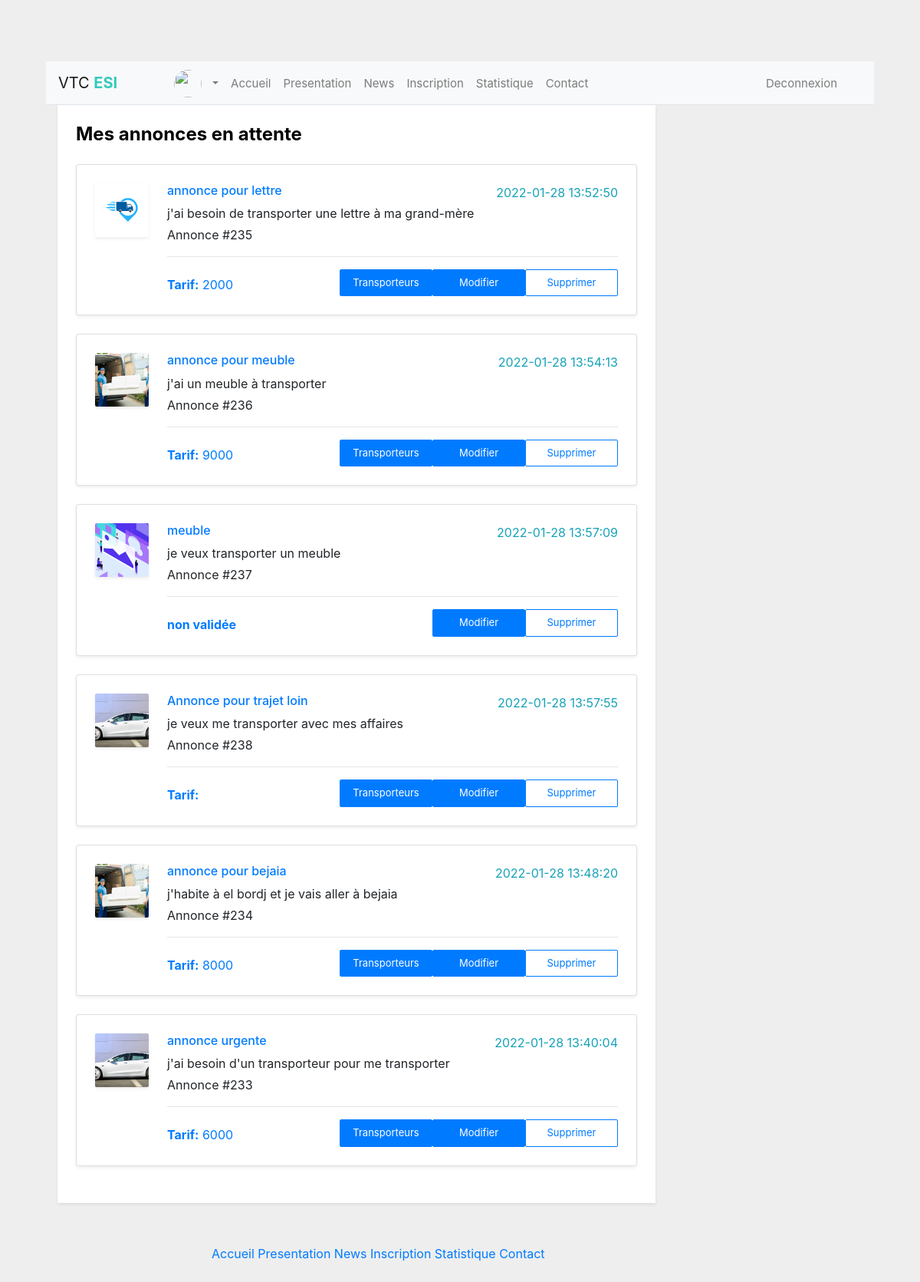
Page /profilsController/showAnnoncesProfil (signed in) on the committed database.
### tables this page shows
CREATE TABLE IF NOT EXISTS `annonce` (
  `id_annonce` int(11) NOT NULL AUTO_INCREMENT,
  `titre` varchar(255) NOT NULL,
  `description` varchar(1000) NOT NULL,
  `wilaya_depart` varchar(255) NOT NULL,
  `wilaya_arrive` varchar(255) NOT NULL,
  `type_transport` varchar(255) NOT NULL,
  `tarif` int(11) DEFAULT NULL,
  `moyen_transport` varchar(255) NOT NULL,
  `id_client` int(11) DEFAULT NULL,
  `id_transport` int(11) DEFAULT NULL,
  `etat` varchar(255) DEFAULT 'non',
  `img` varchar(100) NOT NULL,
  `fourchette_poids` varchar(100) NOT NULL,
  `fourchette_volume` varchar(255) NOT NULL,
  `date` varchar(255) NOT NULL,
  `transaction` tinyint(1) NOT NULL DEFAULT '0',
  `type` varchar(20) NOT NULL DEFAULT 'garantie',
  `top` tinyint(1) NOT NULL DEFAULT '0',
  `termine` varchar(255) NOT NULL DEFAULT 'en cours',
  `archive` tinyint(1) NOT NULL DEFAULT '0',
  `note` int(11) NOT NULL DEFAULT '100',
  `supp` tinyint(1) NOT NULL DEFAULT '0',
  PRIMARY KEY (`id_annonce`),
  KEY `id_transport` (`id_transport`),
  KEY `id_client` (`id_client`)
);

### application/controller/profilsController.php (called while the page is built, shortened)
<?php
class profilsController extends Controller {
    public function __construct() {
        require_once (APP . 'model/User.php');
        $this->model = new User();
    }
    public function showAnnoncesProfil()
    {
       $transporteurs = [];
       $anno =[];
       $i=0;
       $annonces=$this->model->findAnnonceClient($_SESSION['user_id']) ;
       foreach($annonces as $annonce)
       {
        $anno[$i]=$annonce;
        $transporteurs[$i]=$this->model->findTransport($annonce->id_annonce);
        $i++;
       }
      $count=$i;
         $ANNON['annonces']=$anno;
         $ANNON['transporteurs']=$transporteurs;
         $ANNON['count']=$count;
         require_once ('../application/view/AnnoncesEnAttente.php');
    }
}
?>

### public/index.php (called while the page is built, shortened)
<?php
$app = new Application();

### application/model/User.php (called while the page is built, shortened)
<?php
class User {
    public function connect()
{
   $db = "mysql:dbname=tdw; host: 127.0.0.1";
    try{
       $c= new PDO($db,"root","",array(PDO::MYSQL_ATTR_INIT_COMMAND => "SET CHARACTER SET UTF8"));
    }
    catch(PDOException $ex){
    printf("erreur de connexion", $ex->getMessage());
    exit();
    }
    return $c;
}
    public function findAnnonceClient($client)
    {
        $c = $this->connect() ;
      $sql = "SELECT * FROM annonce WHERE id_client = '$client'";
      $res= $c->prepare($sql);
      $res->execute() ;
      $table=$res->fetchAll(PDO::FETCH_OBJ);
      return $table;
    }
    public function findTransport($id)
    {
    $c =$this->connect() ;
$d= $c->query("SELECT * from annoncetransporteurassoc where id_annonce='$id'");
$travailleurs=$d->fetchAll(PDO::FETCH_OBJ);
return $travailleurs;
    }
}

### application/view/AnnoncesEnAttente.php (the view, shortened to what this page needs)
<!DOCTYPE html>
<html lang="en">
<head>
    <link rel="stylesheet" href="<?php echo URL ?>css/menu.css">
    <link href="https://cdn.jsdelivr.net/npm/bootstrap@4.3.1/dist/css/bootstrap.min.css" rel="stylesheet">
</head>
<body>
<?php require_once('../application/view/Menu.php') ?>
<link rel="stylesheet" href="https://allyoucan.cloud/cdn/icofont/1.0.1/icofont.css">
<div class="container">
    <div class="row">
        <div class="col-md-9">
            <div class="osahan-account-page-right shadow-sm bg-white p-4 h-100">
                <div class="tab-content" id="myTabContent">
                    <div class="tab-pane  fade  active show" id="orders" role="tabpanel" aria-labelledby="orders-tab">
                        <h4 class="font-weight-bold mt-0 mb-4">Mes annonces en attente</h4>
                        <?php for ($numero = 0; $numero < $ANNON['count']; $numero++) { if( $ANNON['annonces'][$numero]->transaction==0 && $ANNON['annonces'][$numero]->archive==0  && $ANNON['annonces'][$numero]->supp ==0) {?>
                        <div class="bg-white card mb-4 order-list shadow-sm">
                            <div class="gold-members p-4">
                                <div class="media">
                                    <a href="#">
                                        <img class="mr-4" src=<?php echo"../public/img/".$ANNON['annonces'][$numero]->img ?> alt="Generic placeholder image">
                                    </a>
                                    <div class="media-body">
                                        <a href="#">
                                            <span class="float-right text-info"><?php echo $ANNON['annonces'][$numero]->date ;?> <i class="icofont-check-circled text-success"></i></span>
                                        </a>
                                        <h6 class="mb-2">
                                            <a href="<?php echo URL."annoncesController/details_annonces_/".$ANNON['annonces'][$numero]->id_annonce?>"><?php echo $ANNON['annonces'][$numero]->titre ;?></a>
                                        </h6>
                                        <p class="text-gray mb-1"><i class="icofont-location-arrow"></i> <?php echo $ANNON['annonces'][$numero]->description ;?>
                                        </p>
                                        <p class="text-gray mb-3"><i class="icofont-list"></i> Annonce #<?php echo $ANNON['annonces'][$numero]->id_annonce ?><i class="icofont-clock-time ml-2"></i></p>
                                        <hr>
                                        <div class="float-right">
                                            <form action="<?php echo URL; ?>annoncesController/delete" method="post" id="form1" >
            <button  class="btn btn-sm btn-outline-primary" type="submit" name="submit_delete_annonce" value="Update" > Supprimer </button>
</form>
                                        </div>
                                        <div class="float-right">
<form action="<?php echo URL; ?>annoncesController/edit" method="post"  >
            <button class="btn btn-sm btn-primary" type="submit" name="submit_edit_annonce" value="Update" > Modifier </button>
</form>
                                        </div>
                                        <div class="float-right">
       <form action="<?php echo URL; ?>demandesController/afficherTransporteurs" method="post"  >
       <?php if($ANNON['annonces'][$numero]->etat=="oui") {?>
       <button class="btn btn-sm btn-primary" type="submit" name="submit_edit_annonce" value="Update" > Transporteurs </button>
       <?php }?>
</form>
                                        </div>
                                        <?php if($ANNON['annonces'][$numero]->etat=="non") {?>
                                        <p class="mb-0 text-black text-primary pt-2"><span class="text-black font-weight-bold">non validée</span> </p>
                                        <?php } else {?>
                                        <p class="mb-0 text-black text-primary pt-2"><span class="text-black font-weight-bold"> Tarif:</span> <?php echo $ANNON['annonces'][$numero]->tarif ;?>
                                        </p>
                                        <?php } ?>
                                    </div>
                                </div>
                                </div>
                                </div>
                                <?php } } ?>
                    </div>
                </div>
            </div>
        </div>
    </div>
</div>
<?php
 require_once("../application/view/footer.php") ;
 ?>
</body>
</html>

### public/css/menu.css (style rules this page uses)
body { margin: 0; font-family: Arial, Helvetica, sans-serif; }

### application/view/AnnoncesEnAttente.php (style rules this page uses)
body { margin:5%; padding:5%; }
body { margin-top:20px; background:#eee; }
.order-list .btn { border-radius: 2px; min-width: 121px; font-size: 13px; padding: 7px 0 7px 0; }
.order-list img.mr-4 { width: 70px; height: 70px; object-fit: cover; box-shadow: 0 .125rem .25rem rgba(0, 0, 0, .075)!important; border-radius: 2px; }
.h1, .h2, .h3, .h4, .h5, .h6, h1, h2, h3, h4, h5, h6 { color: #000000; }
.shadow-sm { box-shadow: 0 .125rem .25rem rgba(0,0,0,.075)!important; }

### rows in the picture
annonce: img (picture), date "2022-01-28 13:52:50", titre "annonce pour lettre", description "j'ai besoin de transporter une lettre à ma grand-mère", id_annonce "235", etat "Transporteurs", tarif "2000"
annonce: img (picture), date "2022-01-28 13:54:13", titre "annonce pour meuble", description "j'ai un meuble à transporter", id_annonce "236", etat "Transporteurs", tarif "9000"
annonce: img (picture), date "2022-01-28 13:57:09", titre "meuble", description "je veux transporter un meuble", id_annonce "237", etat "non validée"
annonce: img (picture), date "2022-01-28 13:57:55", titre "Annonce pour trajet loin", description "je veux me transporter avec mes affaires", id_annonce "238", etat "Transporteurs"
annonce: img (picture), date "2022-01-28 13:48:20", titre "annonce pour bejaia", description "j'habite à el bordj et je vais aller à bejaia", id_annonce "234", etat "Transporteurs", tarif "8000"
annonce: img (picture), date "2022-01-28 13:40:04", titre "annonce urgente", description "j'ai besoin d'un transporteur pour me transporter", id_annonce "233", etat "Transporteurs", tarif "6000"
